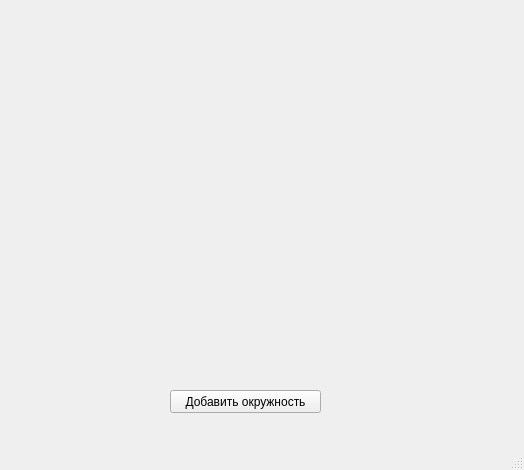
<?xml version="1.0" encoding="UTF-8"?>
<ui version="4.0">
 <class>MainWindow</class>
 <widget class="QMainWindow" name="MainWindow">
  <property name="geometry">
   <rect>
    <x>0</x>
    <y>0</y>
    <width>524</width>
    <height>470</height>
   </rect>
  </property>
  <property name="windowTitle">
   <string>MainWindow</string>
  </property>
  <widget class="QWidget" name="centralwidget">
   <widget class="QPushButton" name="pushButton">
    <property name="geometry">
     <rect>
      <x>170</x>
      <y>390</y>
      <width>151</width>
      <height>23</height>
     </rect>
    </property>
    <property name="text">
     <string>Добавить окружность</string>
    </property>
   </widget>
  </widget>
  <widget class="QMenuBar" name="menubar">
   <property name="geometry">
    <rect>
     <x>0</x>
     <y>0</y>
     <width>524</width>
     <height>20</height>
    </rect>
   </property>
  </widget>
  <widget class="QStatusBar" name="statusbar"/>
 </widget>
 <resources/>
 <connections/>
</ui>
